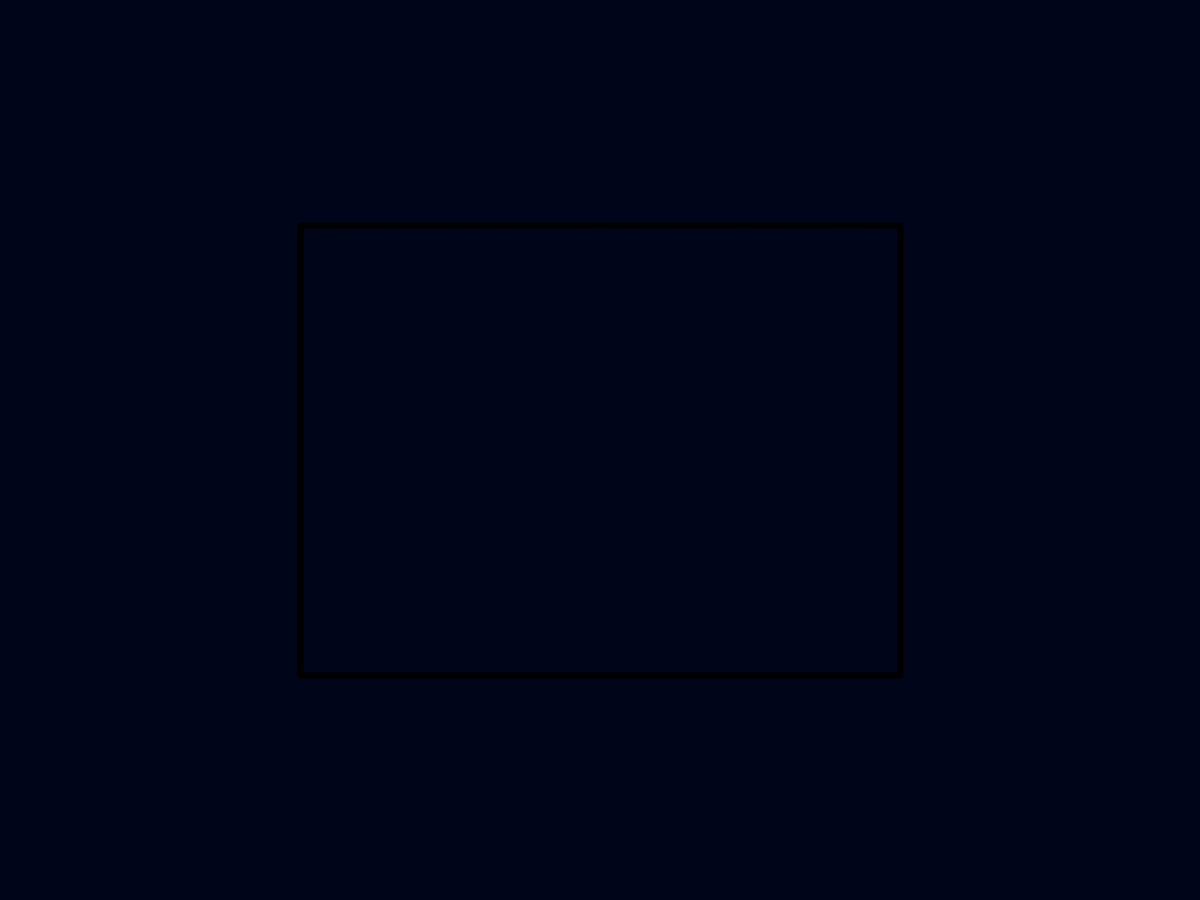
Frame 1 (no input)
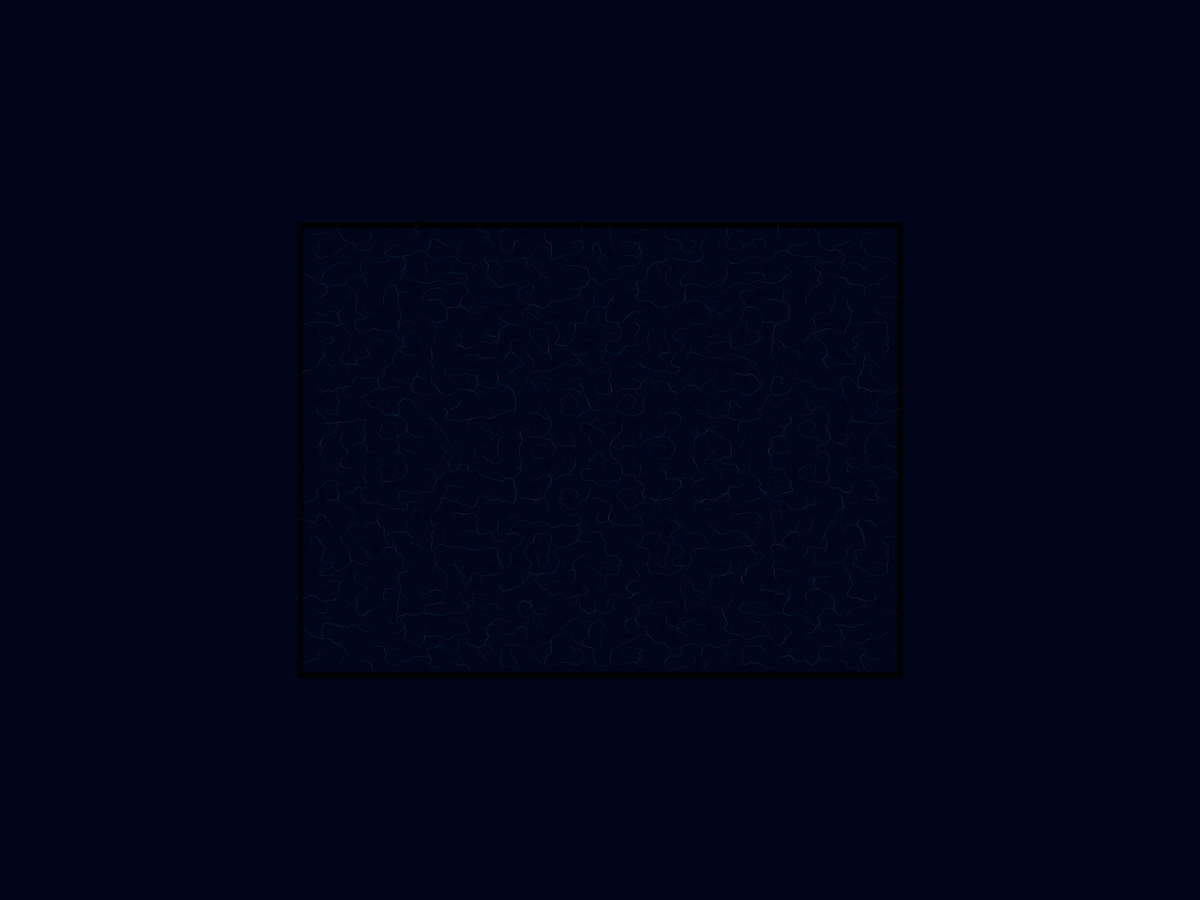
Frame 60 (the mouse pressed at the canvas centre just before this capture)
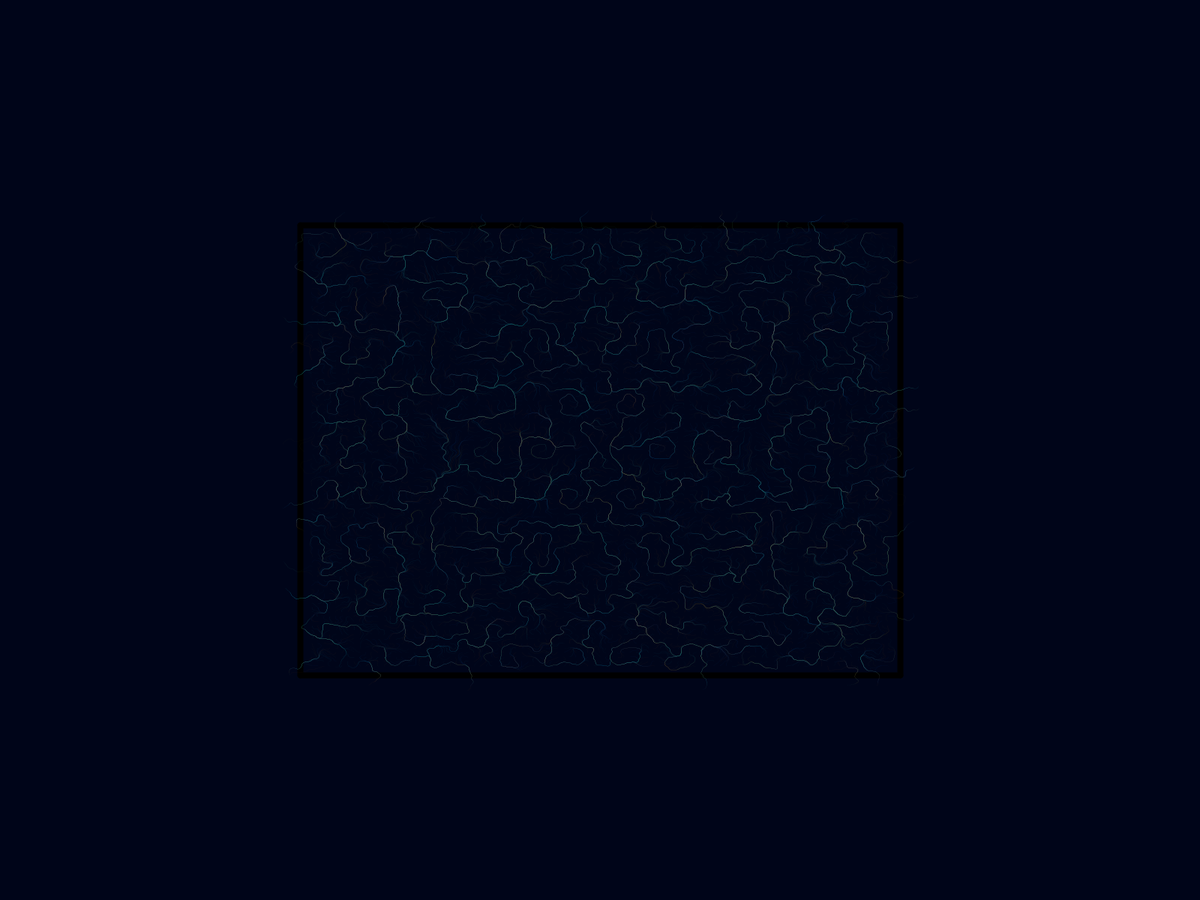
Frame 120 (the mouse held since frame 60 and released just before this capture)

The Processing sketch that drew these frames (run headless with seeded random() and noise(); from frame 60 on, the mouse is pressed at the canvas centre):

// Processing sketch: still_flow
// ── still_flow.pde
// dynamic list with our points, PVector holds position
ArrayList<PVector> points = new ArrayList<PVector>();
 
// colors used for points
color[] pal = {
  color(0, 91, 197),
  color(0, 180, 252),
  color(23, 249, 255),
  color(223, 147, 0),
  color(248, 190, 0)
};
 
// global configuration
float vector_scale = 0.05; // vector scaling factor, we want small steps
float time = 0; // time passes by
 
void setup() {
  fullScreen();
  background(0, 5, 25);
  noFill();
  smooth(8);
  
  // Draw box
  strokeWeight(0.005 * width);
  color(25, 5, 0);
  line(0.25 * width, 0.25 * height, 0.25 * width, 0.75 * height);
  line(0.25 * width, 0.75 * height, 0.75 * width, 0.75 * height);
  line(0.75 * width, 0.75 * height, 0.75 * width, 0.25 * height);
  line(0.75 * width, 0.25 * height, 0.25 * width, 0.25 * height);
  strokeWeight(0.0003 * width);

 
  // Create distorted points -- range is later mapped to width/height
  for (int x=-48; x<=48; x++) {
    for (int y=-48; y<=48; y++) {
      PVector v = new PVector(x+randomGaussian()*0.045, y+randomGaussian()*0.045);
      points.add(v);
    }
  }
}
 
void draw() {
  int point_idx = 0; // point index
  for (PVector p : points) {
    // map floating point coordinates to screen coordinates
    float xx = map(p.x, -100, 100, 0, width);
    float yy = map(p.y, -100, 100, 0, height);
 
    // select color from palette (index based on noise)
    int cn = (int)(100 * pal.length * noise(point_idx)) % pal.length;
    stroke(pal[cn], 15);
    point(xx, yy); //draw
 
    // Evolving the vectors
    float n = 2 * TWO_PI * map(noise(p.x/5, p.y/5), 0, 1, -1, 1);
    PVector v = new PVector(cos(n), sin(n));
 
    p.x += vector_scale * v.x;
    p.y += vector_scale * v.y;
 
    // go to the next point
    point_idx++;
  }
  time += 0.001;
}

// ── FlowWindow.pde
class FlowWindow {
  float xpos;
  float ypos;
  float xsize;
  float ysize;
  ArrayList<PVector> points = new ArrayList<PVector>();
  
  // colors used for points
  color[] pal = {
    color(0, 91, 197),
    color(0, 180, 252),
    color(23, 249, 255),
    color(223, 147, 0),
    color(248, 190, 0)
  };
  
  FlowWindow(float xpos, float ypos, float xsize, float ysize) {
    this.xpos = xpos;
    this.ypos = ypos;
    this.xsize = xsize;
    this.ysize = ysize;
    
    // Draw box
    strokeWeight(0.01 * xsize);
    color(0, 20, 45);
    line(xpos - 0.5 * xsize, ypos - 0.5 * ysize, xpos + 0.5 * xsize, ypos - 0.5 * ysize);
    line(xpos + 0.5 * xsize, ypos - 0.5 * ysize, xpos + 0.5 * xsize, ypos + 0.5 * ysize);
    line(xpos + 0.5 * xsize, ypos + 0.5 * ysize, xpos - 0.5 * xsize, ypos + 0.5 * ysize);
    line(xpos - 0.5 * xsize, ypos + 0.5 * ysize, xpos - 0.5 * xsize, ypos - 0.5 * ysize);
    
    // Create distorted points -- range is later mapped to width/height
    for (float x = xpos - (xsize/2)*0.96; x <= xpos + (xsize/2)*0.96; x += xsize/48) {
      for (float y = ypos - (ysize/2)*0.96; y <= ypos + (ysize/2)*0.96; y += ysize/48) {
        PVector v = new PVector(x + randomGaussian() * xsize/2000, y + randomGaussian() * ysize/2000);
        points.add(v);
      }
    }
  }
  
  void display() {
    strokeWeight(0.003 * xsize);
    int point_idx = 0; // point index
    for (PVector p : this.points) {
      // map floating point coordinates to screen coordinates
      float xx = p.x;
      float yy = p.y;
   
      // select color from palette (index based on noise)
      int cn = (int)(100 * this.pal.length * noise(point_idx)) % this.pal.length;
      stroke(this.pal[cn], 15);
      point(xx, yy); //draw
   
      // Evolving the vectors
      float n = 2 * TWO_PI * map(noise(p.x/5, p.y/5), 0, 1, -1, 1);
      PVector v = new PVector(cos(n), sin(n));
   
      p.x += vector_scale * v.x;
      p.y += vector_scale * v.y;
   
      // go to the next point
      point_idx++;
    }
  }
}
